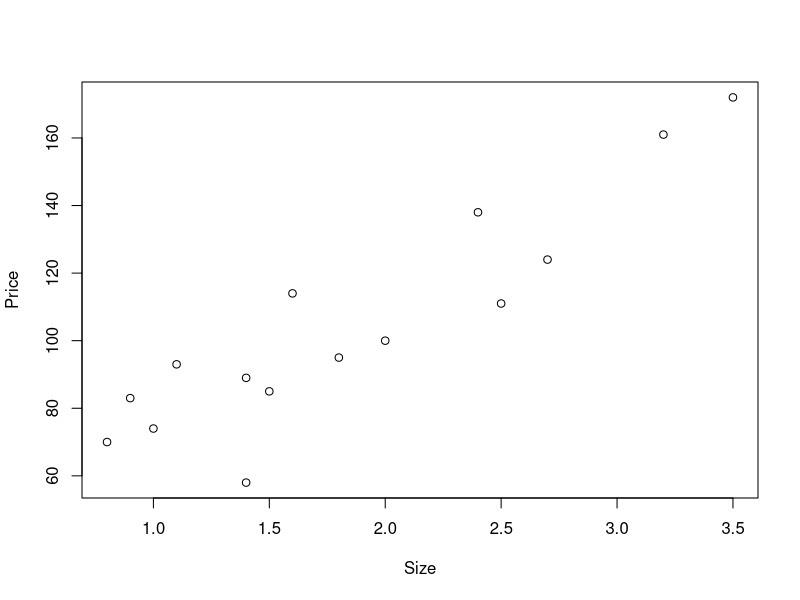
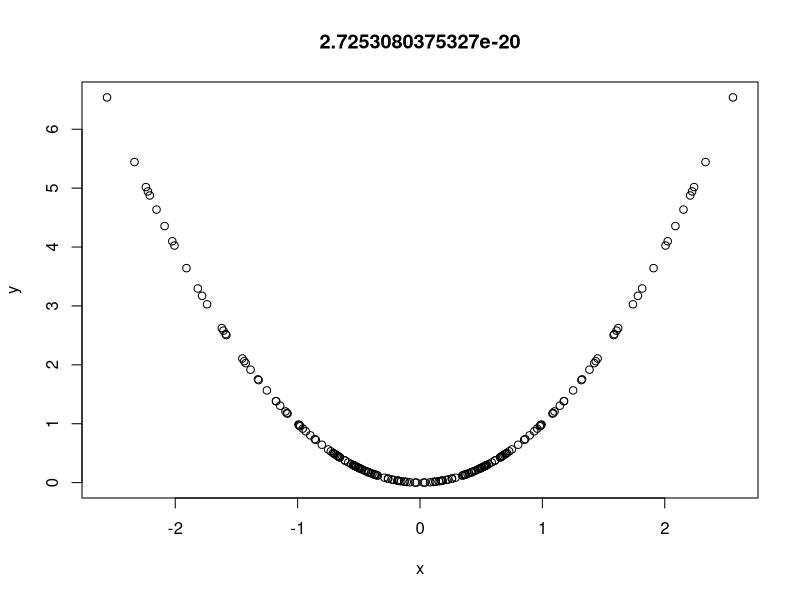
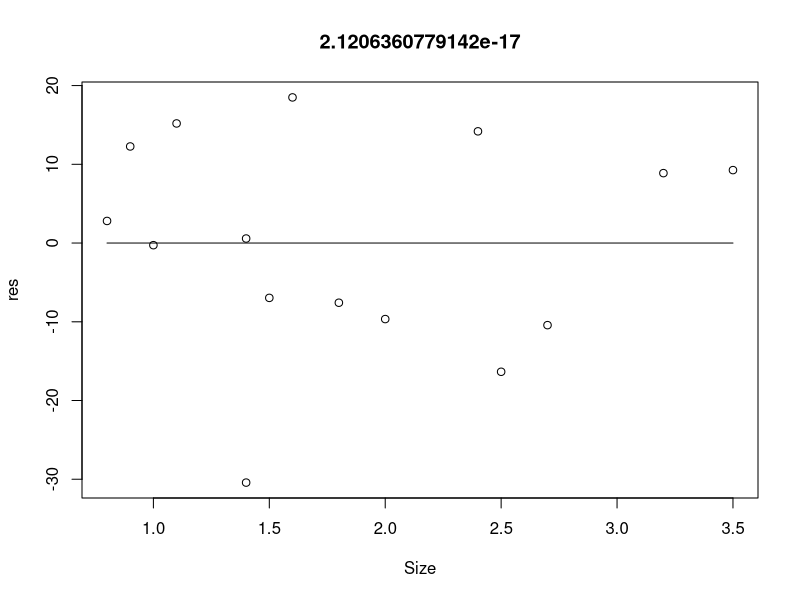
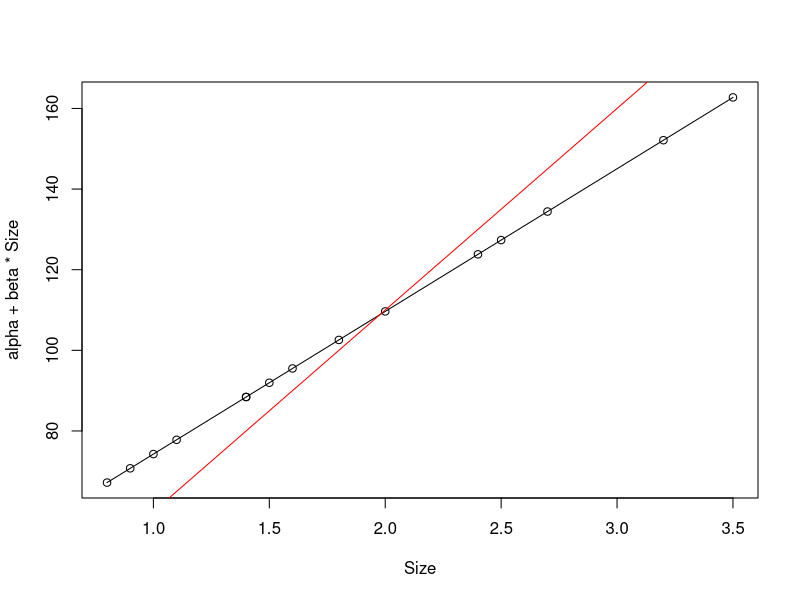
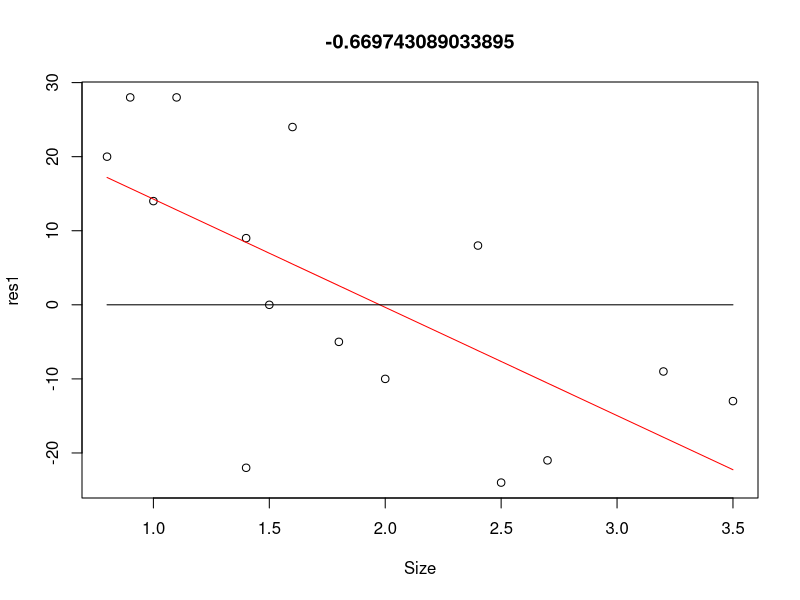

The R source for these figures, in order:
##Calculation of covariance and correlation
Size=c(0.8,0.9,1.0,1.1,1.4,1.4,1.5,1.6,1.8,2.0,2.4,2.5,2.7,3.2,3.5)
Price=c(70,83,74,93,89,58, 85,114, 95,100,138,111,124,161,172)

plot(Size,Price)
Sx = sqrt(var(Size))
sqrt(sum((Size-mean(Size))^2)/(length(Size)-1))

Sy = sqrt(var(Price))
sqrt(sum((Price-mean(Price))^2)/(length(Price)-1))

cov(Size,Price)
sum((Size-mean(Size))*(Price-mean(Price)))/(length(Price)-1)

cor(Size,Price)
cov(Size,Price)/(Sx*Sy)

##Correlation is scale invariant
cov(Size*10,Price)/cov(Size,Price)
a=rnorm(1)*1000;
b=rnorm(1)*2;
#sign(a*b)
cor(Size*a,Price*b)/sign(a*b)/cor(Size,Price)


##Uncorrelated != independent

x=rnorm(100)
x=c(x,-x)
y=x^2
plot(x,y,main=cor(x,y))



##Linear regression, correlation between residuales and X
par(mfrow=c(1,1))
HouseFit=lm(formula=Price~Size)
summary(HouseFit)
res = summary(HouseFit)$residuals
plot(Size,res)
lines(Size,matrix(1,length(Size))*0)
title(cor(Size,res))
mean(res)



##Arbitrary values
alpha = summary(HouseFit)$coefficients[1,1]
beta = summary(HouseFit)$coefficients[2,1]

#beta = cor(Size,Price)*Sy/Sx
#alpha = mean(Price)-beta*mean(Size)

plot(Size,alpha+beta*Size)
lines(Size,alpha+beta*Size)

alpha1=10
beta1 = 50
lines(Size,alpha1+beta1*Size,col='red')

res1 = Price - (alpha1+beta1*Size)
plot(Size,res1)
lines(Size, -(alpha1+beta1*Size) + (alpha+beta*Size),col='Red')
lines(Size,matrix(1,length(Size))*0)
title(cor(Size,res1))
mean(res1)
mean(res1^2)

